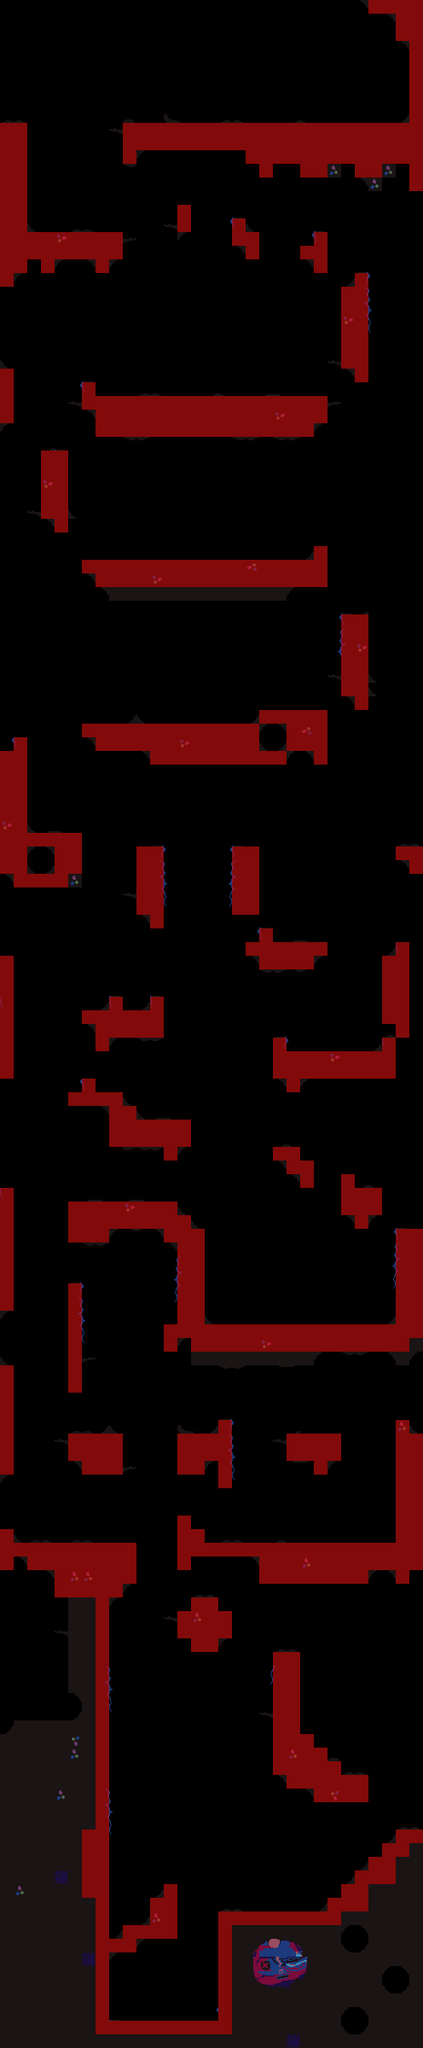

This is a level from a 2D game, rendered from its Tiled map with the project's own tilesets. A one-line summary and the map file follow, with tile-layer data summarised:
An orthogonal 31x150 tile map with 16x16 px tiles, 2 tile layers (ground, collision layer) and 21 objects (10x lilguy, 4x gunguy, 3x fanguy, 2x towerguy, spawn, ...).

<map version="1.0" orientation="orthogonal" width="31" height="150" tilewidth="16" tileheight="16">
 <tileset firstgid="1" name="dev_tiles" tilewidth="16" tileheight="16">
  <image source="../images/tileset.png" width="144" height="144" />
 </tileset>
 <layer name="ground" width="31" height="150">
  <data>[4650 cells, 1492 non-empty, 73 distinct tile ids]</data>
 </layer>
 <layer name="collision layer" width="31" height="150" opacity="0.49">
  <properties>
   <property name="hidden" value="true" />
   <property name="solid" value="true" />
  </properties>
  <data>[4650 cells, 827 non-empty, 1 distinct tile ids]</data>
 </layer>
 <objectgroup name="objects" width="31" height="150">
  <object name="spawn" x="189" y="2323" />
  <object name="enemy" type="lilguy" x="80" y="1776" />
  <object name="enemy" type="lilguy" x="176" y="816" />
  <object name="enemy" type="lilguy" x="304" y="816" />
  <object name="enemy" type="lilguy" x="320" y="624" />
  <object name="enemy" type="gunguy" x="240" y="624" />
  <object name="enemy" type="lilguy" x="160" y="624" />
  <object name="enemy" type="lilguy" x="240" y="432" />
  <object name="enemy" type="lilguy" x="160" y="432" />
  <object name="enemy" type="gunguy" x="320" y="432" />
  <object name="enemy" type="lilguy" x="400" y="1520" />
  <object name="enemy" type="gunguy" x="480" y="960" />
  <object name="enemy" type="gunguy" x="432" y="1776" />
  <object name="enemy" type="lilguy" x="304" y="1520" />
  <object name="enemy" type="fanguy" x="400" y="1200" />
  <object name="enemy" type="towerguy" x="352" y="1440" />
  <object name="enemy" type="fanguy" x="215" y="224">
   <properties>
    <property name="has_energy" value="1" />
   </properties>
  </object>
  <object name="enemy" type="lilguy" x="345" y="1073" />
  <object name="enemy" type="towerguy" x="107" y="1079" />
  <object name="enemy" type="fanguy" x="65" y="491" />
  <object name="door" type="maps.bigclimb" x="384" y="49" />
 </objectgroup>
</map>
